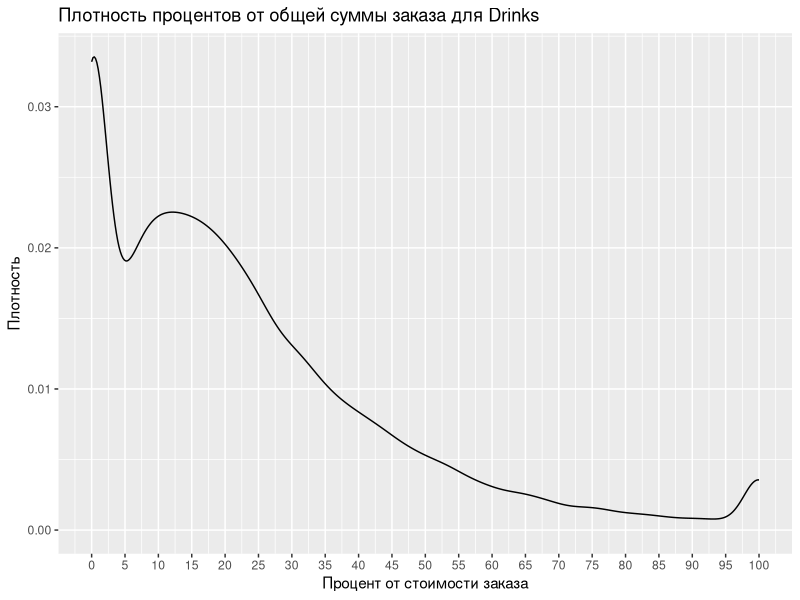

Reproduce this figure in R.
library(ggplot2)
data <- read.table(file = 'data/ulabox_orders_with_categories_partials_2017.csv', header = TRUE, sep = ",")

myplot <- ggplot(data, aes( x = Drinks.)) +
  geom_density() +
  scale_x_continuous(breaks = seq(0, 100, 5)) +
  labs(title = "Плотность процентов от общей суммы заказа для Drinks",
       x = "Процент от стоимости заказа",
       y = "Плотность")

print(myplot)